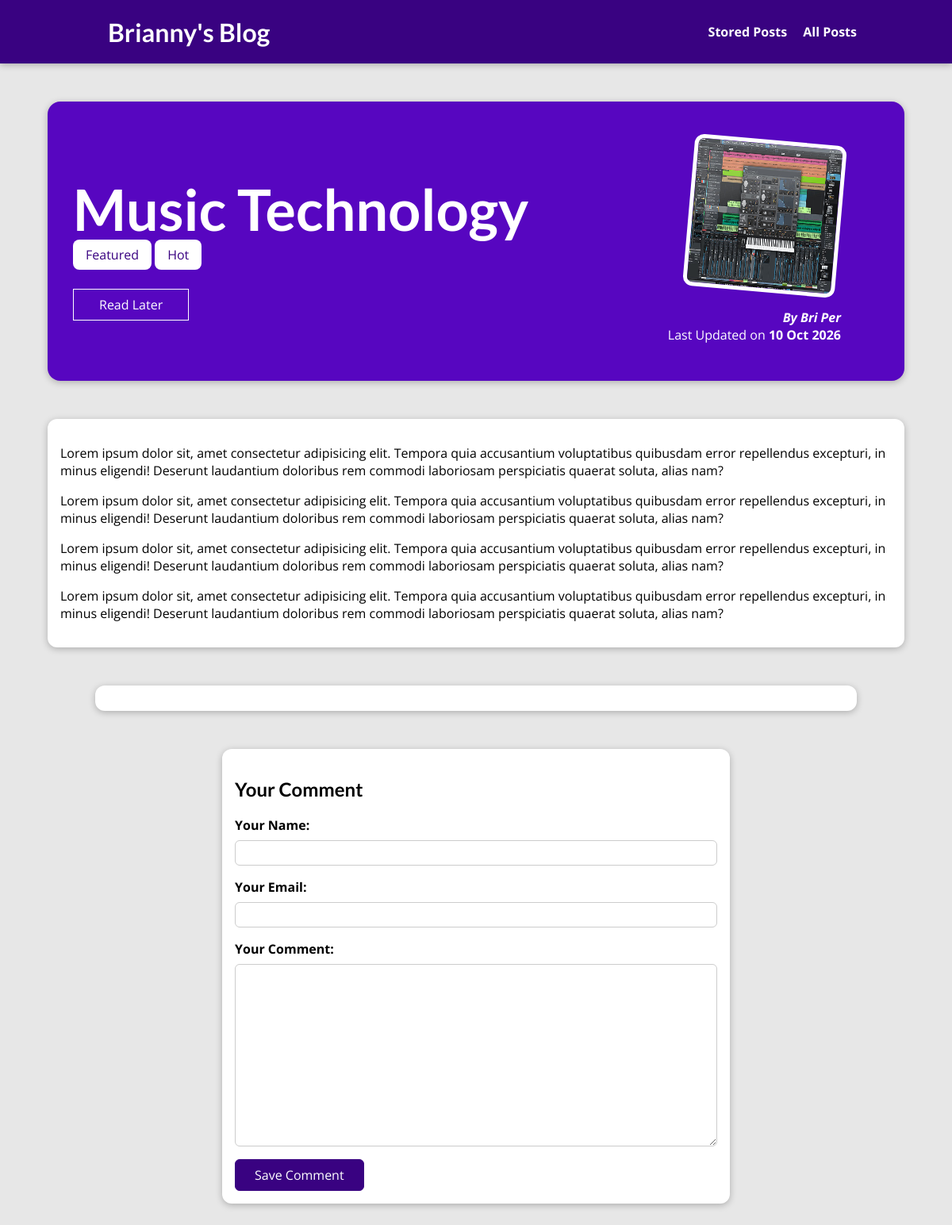
/posts/tech-music, run on an earlier commit of the app's database.
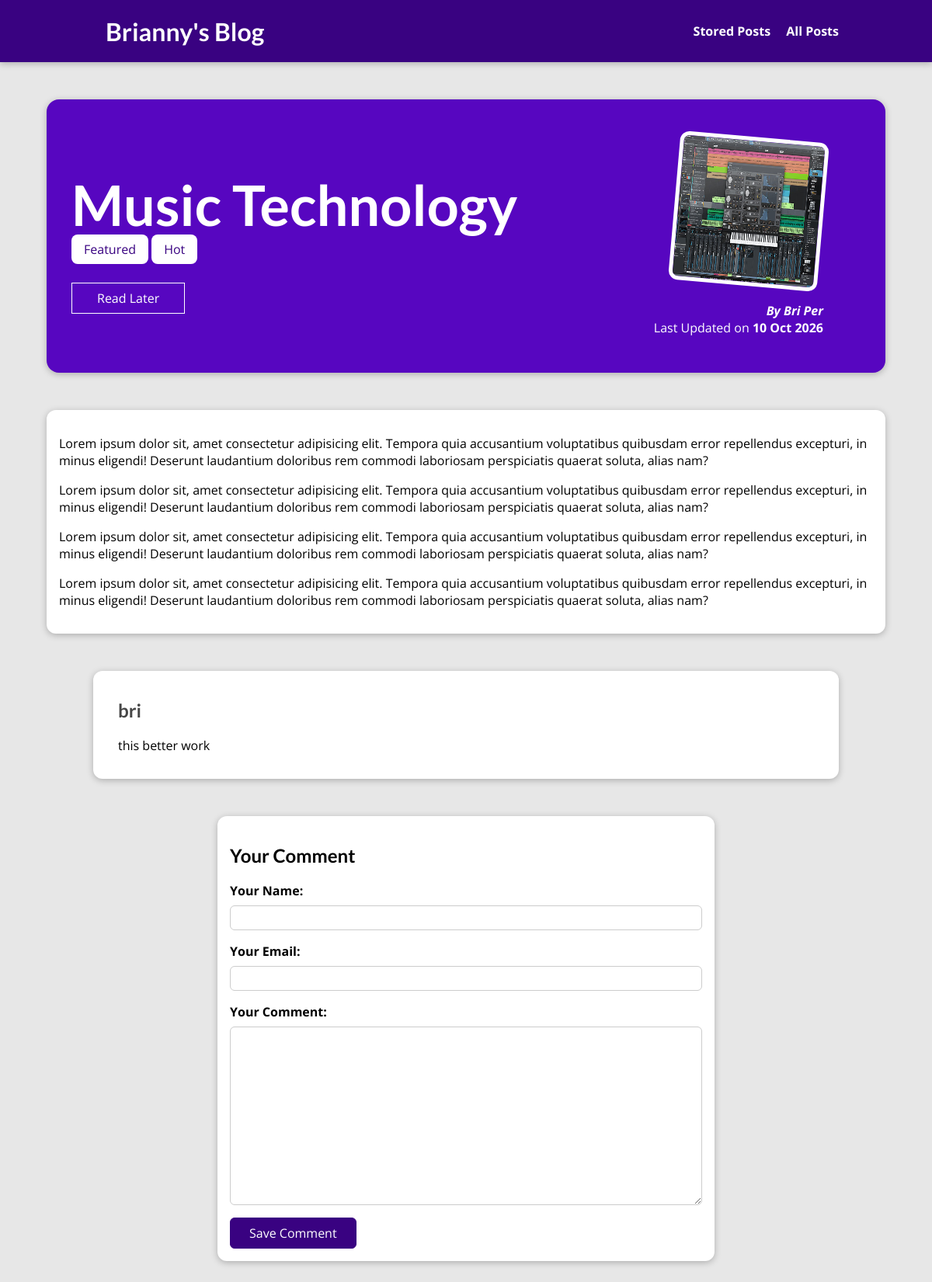
And on a later commit of the database.
### blog/models.py (models this page shows, shortened)
class Post(models.Model):
    title = models.CharField(max_length=150)
    excerpt = models.CharField(max_length=200)
    image = models.ImageField(upload_to="posts", null=True)
    date = models.DateField(auto_now=True)
    slug = models.SlugField(unique=True, db_index=True)
    content = models.TextField(validators=[MinLengthValidator(10)])
    author = models.ForeignKey(
        Author, on_delete=models.SET_NULL, null=True, related_name="posts")
    tags = models.ManyToManyField(Tag)

class Tag(models.Model):
    caption = models.CharField(max_length=20)

class Author(models.Model):
    first_name = models.CharField(max_length=100)
    last_name = models.CharField(max_length=100)
    email_address = models.EmailField()
    def full_name(self):
        return f"{self.first_name} {self.last_name}"
    def __str__(self):
        return self.full_name()

class Comment(models.Model):
    user_name = models.CharField(max_length=120) # Your Name
    user_email = models.EmailField() # Your Email
    text = models.TextField(max_length=300)
    post = models.ForeignKey(
        Post, on_delete=models.CASCADE, related_name="comments")

### blog/views.py (the view, shortened to what this page needs)
# urls.py: path("posts/<slug:slug>", views.SinglePostView.as_view(),
class SinglePostView(View):
    def is_stored_post(self, request, post_id):
        stored_posts = request.session.get("stored_posts")
        if stored_posts is not None:
            is_saved_for_later = post_id in stored_posts
        else:
            is_saved_for_later = False
        return is_saved_for_later
    def get(self, request, slug):
        post = Post.objects.get(slug=slug)
        context ={
            "post": post,
            "post_tags": post.tags.all(),
            "comment_form": CommentForm(),
            "comments": post.comments.all().order_by("-id"),
            "saved_for_later": self.is_stored_post(request, post.id)
        }
        return render(request, "blog/post-detail.html", context)

### blog/forms.py
class CommentForm(forms.ModelForm):
    class Meta:
        model = Comment
        exclude = ["post"]
        labels = {
            "user_name": "Your Name",
            "user_email": "Your Email",
            "text": "Your Comment"
        }

### blog/templates/blog/post-detail.html (shortened to what this page needs)
{% extends "base.html" %}
{% load static %}
{% block css_files %}
    <link rel="stylesheet" href='{% static 'blog/post-detail.css' %}'/>
{% endblock %}
{% block content %}
    <section id="summary">
        <h2>{{ post.title }}</h2>
        <div>
            {% for tag in post_tags %}
                <span class="tag">{{ tag.caption }}</span>
            {% endfor %}
        </div>
        <div id="read-later">
            <form action="{% url "read-later" %}" method="POST">
                <button>
                    {% if saved_for_later %}
                        Remove from "Read Later" List
                    {% else %}
                        Read Later
                    {% endif%}
                </button>
            </form>
        </div>
        <article>
            <img src="{{ post.image.url }}" alt="{{ post.title }}">
            <address>By <a href="mailto:{{ post.author.email_address }}">{{ post.author }}</a></address>
            <div>
                Last Updated on <time>{{ post.date|date:"d M Y" }}</time>
            </div>
        </article>
    </section>
    <main>
        {{ post.content|linebreaks }}
    </main>
    <section id="comments">
        <ul>
            {% for comment in comments %}
                <li>
                    <h2>{{ comment.user_name }}</h2>
                    <p>{{ comment.text|linebreaks }}</p>
                </li>
            {% endfor %}
        </ul>
    </section>
    <section id="comment-form">
        <h2>Your Comment</h2>
        <form action="{% url "post-detail" post.slug %}" method="POST">
            {% for form_field in comment_form %}
                <div class="form-control {% if form_field.errors %}invalid{% endif %}">
                    {{ form_field.label_tag }}
                    {{ form_field }}
                </div>
            {% endfor %}
            <button>Save Comment</button>
        </form>
    </section>
{% endblock %}

### templates/base.html (shortened to what this page needs)
{% load static %}
<!DOCTYPE html>
<html lang="en">
<head>
    <link rel="stylesheet" href='{% static 'app.css' %}'>
    {% block css_files %}{% endblock %}
</head>
<body>
    <header id="main-navigation">
        <h1><a href="{% url "starting-page" %}">Brianny's Blog</a></h1>
        <nav>
            <a href="{% url "read-later" %}">Stored Posts</a>
            <a href="{% url "posts" %}">All Posts</a>
        </nav>
    </header>
    {% block content %}
    {% endblock %}
</body>
</html>

### static/app.css (style rules this page uses)
* { box-sizing: border-box; }
html { font-family: 'Open Sans', 'Lato', sans-serif; }
body { margin: 0; }
h1, h2, h3 { font-family: 'Lato', sans-serif; font-weight: bold; }
#main-navigation { width: 100%; height: 5rem; display: flex; justify-content: space-between; align-items: center; padding: 0 10%; position: absolute; top: 0; left: 0; }
#main-navigation a { text-decoration: none; color: white; font-weight: bold; margin-left: 1rem; }

### blog/static/blog/post-detail.css (style rules this page uses)
body { background-color: #e7e7e7; }
#main-navigation { background-color: #390281; box-shadow: 0 2px 8px rgba(0, 0, 0, 0.25); }
#summary { margin: 8rem auto 3rem auto; padding: 2rem; width: 90%; max-width: 90rem; border-radius: 16px; background-color: #5706c0; position: relative; box-shadow: 0 2px 8px rgba(0, 0, 0, 0.25); height: 22rem; }
#summary h2 { color: white; font-size: 4.5rem; margin-bottom: 0.25rem; }
#summary article { position: absolute; top: 2rem; right: 3rem; padding: 1rem 2rem; border-radius: 12px; text-align: right; color: white; }
#summary article img { width: 12rem; height: 12rem; border-radius: 12px; transform: rotateZ(5deg); border: 5px solid white; margin-bottom: 1rem; }
#summary address { font-weight: bold; }
#summary a { color: white; text-decoration: none; }
#summary time { font-weight: bold; }
#read-later { margin: 2rem 0; }
#read-later button { background-color: transparent; border: 1px solid white; padding: 0.5rem 2rem; font: inherit; color: white; cursor: pointer; }
main { width: 90%; max-width: 90rem; margin: 3rem auto; background-color: white; padding: 1rem; border-radius: 12px; box-shadow: 0 2px 8px rgba(0, 0, 0, 0.25); }
.tag { background-color: white; color: #390281; padding: 0.5rem 1rem; border-radius: 8px; }
#comment-form { margin: 3rem auto; width: 90%; max-width: 40rem; border-radius: 12px; background-color: white; box-shadow: 0 2px 8px rgba(0,0,0, 0.25); padding: 1rem; }
#comment-form button { font: inherit; background-color: #390281; color: white; border: 1px solid #390281; padding: 0.5rem 1.5rem; border-radius: 6px; cursor: pointer; }
.form-control { margin-bottom: 1rem; }
.form-control label { font-weight: bold; margin-bottom: 0.5rem; display: block; }
.form-control input, .form-control textarea { display: block; width: 100%; font: inherit; padding: 0.25rem; border-radius: 6px; border: 1px solid #ccc; }
#comments { margin: 3rem auto; width: 90%; max-width: 60rem; border-radius: 12px; background-color: white; box-shadow: 0 2px 8px rgba(0, 0, 0, 0.25); padding: 1rem 2rem; }
#comments ul { list-style: none; margin: 0; padding: 0; }
#comments li { margin-bottom: 1rem; border-bottom: 2px solid #ccc; }
#comments li:last-of-type { border-bottom: none; }
#comments h2 { color: #464646; }

What changed in the data, as far as the page shows it:
added Comment: user_name "bri", text "this better work"
